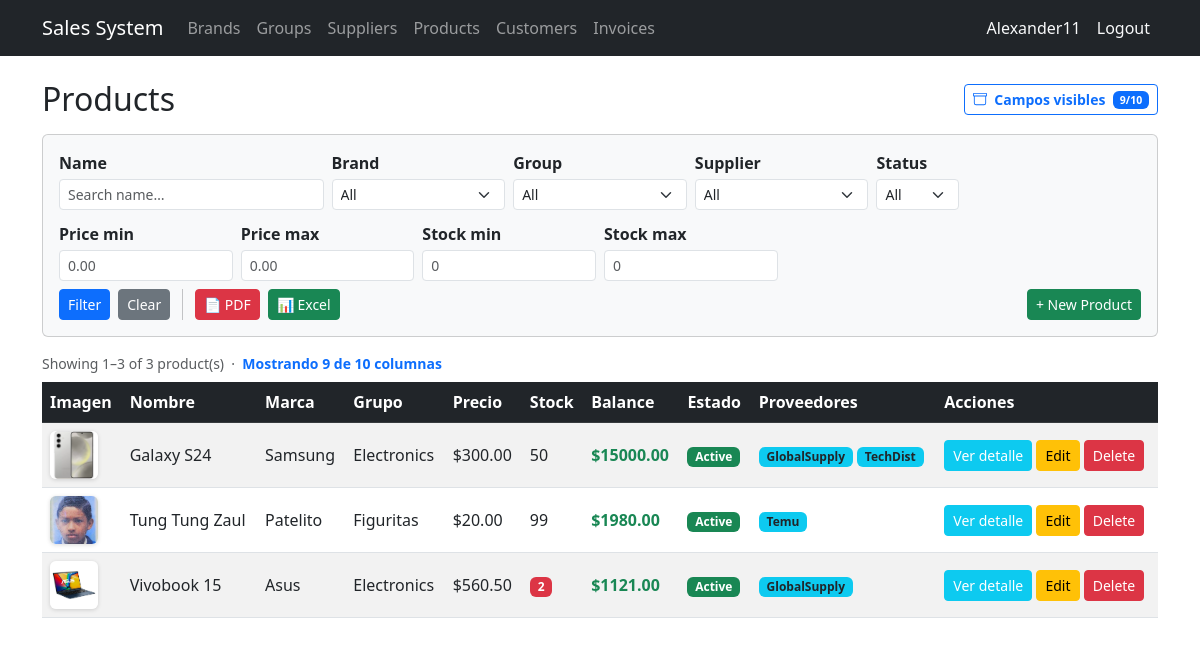
Screenshot of /products/ (signed in) with the database file from the repository.
### billing/models.py (models this page shows, shortened)
class Product(models.Model):
    name = models.CharField(max_length=200, verbose_name='Product Name')
    description = models.TextField(blank=True, null=True)
    brand = models.ForeignKey(Brand, on_delete=models.PROTECT, related_name='products')
    group = models.ForeignKey(ProductGroup, on_delete=models.PROTECT, related_name='products')
    suppliers = models.ManyToManyField(Supplier, related_name='products', blank=True)
    image = models.ImageField(upload_to='products/', blank=True, null=True, verbose_name='Image')
    unit_price = models.DecimalField(max_digits=12, decimal_places=2)
    stock = models.IntegerField(default=0)
    is_active = models.BooleanField(default=True)
    created_at = models.DateTimeField(auto_now_add=True)
    updated_at = models.DateTimeField(auto_now=True)
    class Meta:
        verbose_name = 'Product'
        verbose_name_plural = 'Products'
        ordering = ['name']
    @property
    def balance(self):
        return self.unit_price * self.stock

class Brand(models.Model):
    name = models.CharField(max_length=100, unique=True, verbose_name='Brand Name')
    description = models.TextField(blank=True, null=True)
    is_active = models.BooleanField(default=True)
    created_at = models.DateTimeField(auto_now_add=True)
    updated_at = models.DateTimeField(auto_now=True)
    class Meta:
        verbose_name = 'Brand'
        verbose_name_plural = 'Brands'
        ordering = ['name']

class ProductGroup(models.Model):
    name = models.CharField(max_length=100, unique=True, verbose_name='Group Name')
    is_active = models.BooleanField(default=True)
    created_at = models.DateTimeField(auto_now_add=True)
    updated_at = models.DateTimeField(auto_now=True)
    class Meta:
        verbose_name = 'Product Group'
        verbose_name_plural = 'Product Groups'
        ordering = ['name']

class Supplier(models.Model):
    name = models.CharField(max_length=200, verbose_name='Company Name')
    contact_name = models.CharField(max_length=200, blank=True, null=True)
    email = models.EmailField(blank=True, null=True)
    phone = models.CharField(max_length=20, blank=True, null=True)
    address = models.TextField(blank=True, null=True)
    is_active = models.BooleanField(default=True)
    created_at = models.DateTimeField(auto_now_add=True)
    updated_at = models.DateTimeField(auto_now=True)
    class Meta:
        verbose_name = 'Supplier'
        verbose_name_plural = 'Suppliers'
        ordering = ['name']

### billing/views.py (the view, shortened to what this page needs)
# urls.py: path('products/', views.ProductListView.as_view(), name='product_list'),
class ProductListView(LoginRequiredMixin, ExportMixin, ListView):
    model = Product
    template_name = 'billing/product_list.html'
    context_object_name = 'items'
    paginate_by = 10
    export_filename = 'products'
    export_title    = 'Product List'
    def _get_active_cols(self):
        cols_param = self.request.GET.get('cols', '').strip()
        if cols_param:
            valid = {c[0] for c in PRODUCT_ALL_COLUMNS}
            keys = [k for k in cols_param.split(',') if k in valid]
            if keys:
                return keys
        return self.request.session.get('product_visible_cols', PRODUCT_DEFAULT_COLS)
    def get_queryset(self):
        qs = Product.objects.select_related('brand', 'group').prefetch_related('suppliers')
        g = self.request.GET
        if name := g.get('name', '').strip():
            qs = qs.filter(name__icontains=name)
        if brand := g.get('brand', ''):
            qs = qs.filter(brand_id=brand)
        if group := g.get('group', ''):
            qs = qs.filter(group_id=group)
        if supplier := g.get('supplier', ''):
            qs = qs.filter(suppliers__id=supplier)
        if price_min := g.get('price_min', '').strip():
            qs = qs.filter(unit_price__gte=price_min)
        if price_max := g.get('price_max', '').strip():
            qs = qs.filter(unit_price__lte=price_max)
        if stock_min := g.get('stock_min', '').strip():
            qs = qs.filter(stock__gte=stock_min)
        if stock_max := g.get('stock_max', '').strip():
            qs = qs.filter(stock__lte=stock_max)
        if (is_active := g.get('is_active', '')) in ('true', 'false'):
            qs = qs.filter(is_active=(is_active == 'true'))
        return qs.distinct()
    def get_context_data(self, **kwargs):
        ctx = super().get_context_data(**kwargs)
        ctx['brands'] = Brand.objects.order_by('name')
        ctx['groups'] = ProductGroup.objects.order_by('name')
        ctx['suppliers_list'] = Supplier.objects.order_by('name')
        params = self.request.GET.copy()
        params.pop('page', None)
        ctx['q'] = params
        active_cols = self._get_active_cols()
        ctx['all_cols_for_template'] = [(key, label) for key, label, _ in PRODUCT_ALL_COLUMNS]
        ctx['all_cols_js']    = [[key, label] for key, label, _ in PRODUCT_ALL_COLUMNS]
        ctx['default_cols_js'] = PRODUCT_DEFAULT_COLS
        ctx['active_cols_js']  = active_cols
        return ctx

### shared/mixins.py (called while the page is built)
    def get(self, request, *args, **kwargs):
        fmt = request.GET.get('export', '').lower()
        if fmt == 'pdf':
            return self._export_pdf(request)
        if fmt == 'excel':
            return self._export_excel(request)
        return super().get(request, *args, **kwargs)

### billing/templates/billing/product_list.html (shortened to what this page needs)
{% extends 'billing/base.html' %}
{% block content %}
<div class="d-flex align-items-center justify-content-between mb-3 flex-wrap gap-2">
  <h2 class="mb-0">Products</h2>
  <button type="button" class="btn btn-outline-primary btn-sm fw-semibold"
          data-bs-toggle="modal" data-bs-target="#colModal">
    Campos visibles
    <span class="badge text-bg-primary ms-1" id="col-counter-badge">...</span>
  </button>
</div>
<form method="get" class="card card-body bg-light mb-3">
  <div class="row g-2 align-items-end">
    <div class="col-12 col-sm-6 col-md-3">
      <label class="form-label fw-semibold mb-1">Name</label>
      <input type="text" name="name" value="{{ q.name }}"
             class="form-control form-control-sm" placeholder="Search name…">
    </div>
    <div class="col-12 col-sm-6 col-md-2">
      <label class="form-label fw-semibold mb-1">Brand</label>
      <select name="brand" class="form-select form-select-sm">
        <option value="">All</option>
      </select>
    </div>
    <div class="col-12 col-sm-6 col-md-2">
      <label class="form-label fw-semibold mb-1">Group</label>
      <select name="group" class="form-select form-select-sm">
        <option value="">All</option>
      </select>
    </div>
    <div class="col-12 col-sm-6 col-md-2">
      <label class="form-label fw-semibold mb-1">Supplier</label>
      <select name="supplier" class="form-select form-select-sm">
        <option value="">All</option>
      </select>
    </div>
    <div class="col-12 col-sm-6 col-md-1">
      <label class="form-label fw-semibold mb-1">Status</label>
      <select name="is_active" class="form-select form-select-sm">
        <option value="">All</option>
      </select>
    </div>
  </div>
  <div class="row g-2 align-items-end mt-1">
    <div class="col-6 col-sm-3 col-md-2">
      <label class="form-label fw-semibold mb-1">Price min</label>
      <input type="number" name="price_min" value="{{ q.price_min }}"
             class="form-control form-control-sm" min="0" step="0.01" placeholder="0.00">
    </div>
    <div class="col-6 col-sm-3 col-md-2">
      <label class="form-label fw-semibold mb-1">Price max</label>
      <input type="number" name="price_max" value="{{ q.price_max }}"
             class="form-control form-control-sm" min="0" step="0.01" placeholder="0.00">
    </div>
    <div class="col-6 col-sm-3 col-md-2">
      <label class="form-label fw-semibold mb-1">Stock min</label>
      <input type="number" name="stock_min" value="{{ q.stock_min }}"
             class="form-control form-control-sm" min="0" step="1" placeholder="0">
    </div>
    <div class="col-6 col-sm-3 col-md-2">
      <label class="form-label fw-semibold mb-1">Stock max</label>
      <input type="number" name="stock_max" value="{{ q.stock_max }}"
             class="form-control form-control-sm" min="0" step="1" placeholder="0">
    </div>
    <div class="col-12 d-flex flex-wrap gap-2 align-items-center">
      <button type="submit" class="btn btn-sm btn-primary">Filter</button>
      <a href="{% url 'billing:product_list' %}" class="btn btn-sm btn-secondary">Clear</a>
      <a id="export-pdf-btn" href="?{{ q.urlencode }}&export=pdf"
         class="btn btn-sm btn-danger export-link" title="Export visible columns to PDF">
        &#128196; PDF
      </a>
      <a id="export-excel-btn" href="?{{ q.urlencode }}&export=excel"
         class="btn btn-sm btn-success export-link" title="Export visible columns to Excel">
        &#128202; Excel
      </a>
      <a href="{% url 'billing:product_create' %}" class="btn btn-sm btn-success ms-auto">+ New Product</a>
    </div>
  </div>
</form>
<p class="text-muted small mb-2">
  Showing {{ page_obj.start_index }}–{{ page_obj.end_index }} of {{ paginator.count }} product(s)
  &nbsp;&middot;&nbsp;
  <span id="col-counter" class="fw-semibold text-primary"></span>
</p>
<div class="table-responsive">
  <table class="table table-striped table-hover align-middle" id="product-table">
    <thead class="table-dark">
      <tr>
        <th data-col="image">Imagen</th>
        <th data-col="name">Nombre</th>
        <th data-col="brand">Marca</th>
        <th data-col="group">Grupo</th>
        <th data-col="unit_price">Precio</th>
        <th data-col="stock">Stock</th>
        <th data-col="balance">Balance</th>
        <th data-col="is_active">Estado</th>
        <th data-col="suppliers">Proveedores</th>
        <th>Acciones</th>
      </tr>
    </thead>
    <tbody>
      {% for item in items %}
      <tr>
        <td data-col="image">
          {% if item.image %}
            <img src="{{ item.image.url }}" alt="{{ item.name }}"
                 style="width:48px;height:48px;object-fit:cover;border-radius:6px;box-shadow:0 1px 4px rgba(0,0,0,.15);">
          {% endif %}
        </td>
        <td data-col="name">{{ item.name }}</td>
        <td data-col="brand">{{ item.brand.name }}</td>
        <td data-col="group">{{ item.group.name }}</td>
        <td data-col="unit_price">${{ item.unit_price }}</td>
        <td data-col="stock">
          {% if item.stock <= 5 %}
            <span class="badge bg-danger">{{ item.stock }}</span>
          {% else %}
            {{ item.stock }}
          {% endif %}
        </td>
        <td data-col="balance" class="fw-semibold text-success">
          ${{ item.balance|floatformat:2 }}
        </td>
        <td data-col="is_active">
          {% if item.is_active %}
            <span class="badge bg-success">Active</span>
          {% else %}
            <span class="badge bg-secondary">Inactive</span>
          {% endif %}
        </td>
        <td data-col="suppliers">
          {% for s in item.suppliers.all %}
            <span class="badge bg-info text-dark">{{ s.name }}</span>
          {% empty %}
            <span class="text-muted">—</span>
          {% endfor %}
        </td>
        <td class="text-nowrap">
          <a href="{% url 'billing:product_detail' item.pk %}" class="btn btn-sm btn-info text-white">Ver detalle</a>
          <a href="{% url 'billing:product_update' item.pk %}" class="btn btn-sm btn-warning">Edit</a>
          <a href="{% url 'billing:product_delete' item.pk %}" class="btn btn-sm btn-danger">Delete</a>
        </td>
      </tr>
      {% empty %}
      <tr id="product-empty-row">
        <td colspan="11" class="text-center text-muted py-4">
          No products match the current filters.
        </td>
      </tr>
      {% endfor %}
    </tbody>
  </table>
</div>
{% endblock %}

### billing/templates/billing/base.html (shortened to what this page needs)
<!DOCTYPE html>
<html lang="es">
<head>
  <link href="https://cdn.jsdelivr.net/npm/bootstrap@5.3.0/dist/css/bootstrap.min.css" rel="stylesheet">
</head>
<body>
<nav class="navbar navbar-expand-lg navbar-dark bg-dark">
  <div class="container">
    <a class="navbar-brand" href="{% url 'billing:home' %}">Sales System</a>
    <div class="collapse navbar-collapse" id="nav">
      <ul class="navbar-nav me-auto">
        {% if user.is_authenticated %}
        <li class="nav-item"><a class="nav-link" href="{% url 'billing:brand_list' %}">Brands</a></li>
        <li class="nav-item"><a class="nav-link" href="{% url 'billing:productgroup_list' %}">Groups</a></li>
        <li class="nav-item"><a class="nav-link" href="{% url 'billing:supplier_list' %}">Suppliers</a></li>
        <li class="nav-item"><a class="nav-link" href="{% url 'billing:product_list' %}">Products</a></li>
        <li class="nav-item"><a class="nav-link" href="{% url 'billing:customer_list' %}">Customers</a></li>
        <li class="nav-item"><a class="nav-link" href="{% url 'billing:invoice_list' %}">Invoices</a></li>
        {% endif %}
      </ul>
      <ul class="navbar-nav">
        {% if user.is_authenticated %}
        <li class="nav-item">
        <span class="nav-link text-light">{{ user.username }}</span>
        </li>
        <li class="nav-item">
        <form method="post" action="{% url 'logout' %}" class="d-inline">
          <button type="submit" class="nav-link btn btn-link text-light"
              style="text-decoration:none;">Logout</button>
        </form>
        </li>
        {% endif %}
      </ul>
    </div>
  </div>
</nav>
<div class="container mt-4">
  {% block content %}{% endblock %}
</div>
</body>
</html>

### rows the page displays
Product: image (picture), name "Galaxy S24", brand.name "Samsung", group.name "Electronics", unit_price "300.00", stock "50", balance "15000.00", is_active "Active"
Supplier: name "GlobalSupply"
Supplier: name "TechDist"
Product: image (picture), name "Tung Tung Zaul", brand.name "Patelito", group.name "Figuritas", unit_price "20.00", stock "99", balance "1980.00", is_active "Active"
Supplier: name "Temu"
Product: image (picture), name "Vivobook 15", brand.name "Asus", group.name "Electronics", unit_price "560.50", stock "2", balance "1121.00", is_active "Active"

### other values shown
{{ user.username }} "Alexander11"
{{ page_obj.start_index }} "1"
{{ page_obj.end_index }} "3"
{{ paginator.count }} "3"
